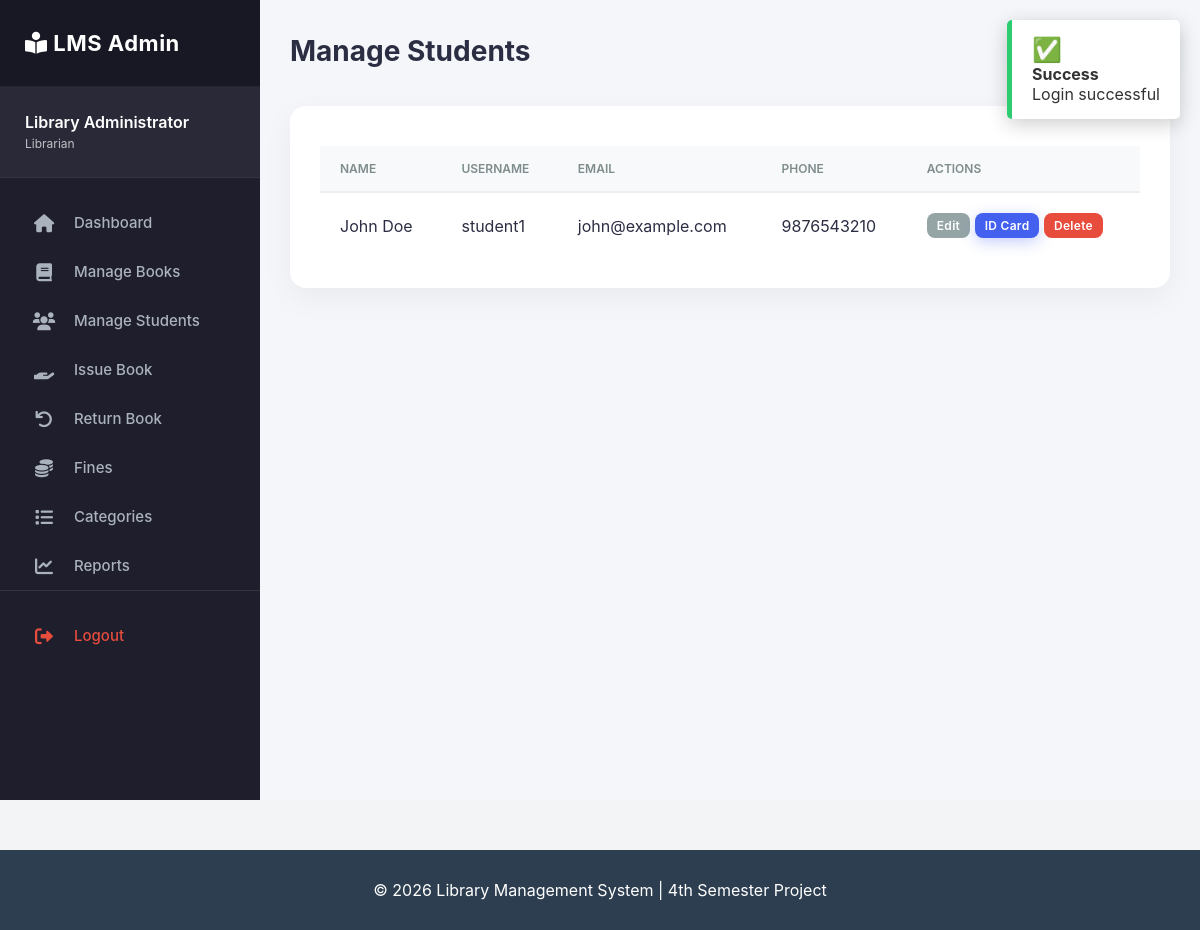
/admin/manage_members.php (signed in), run on an earlier commit of the app's database.
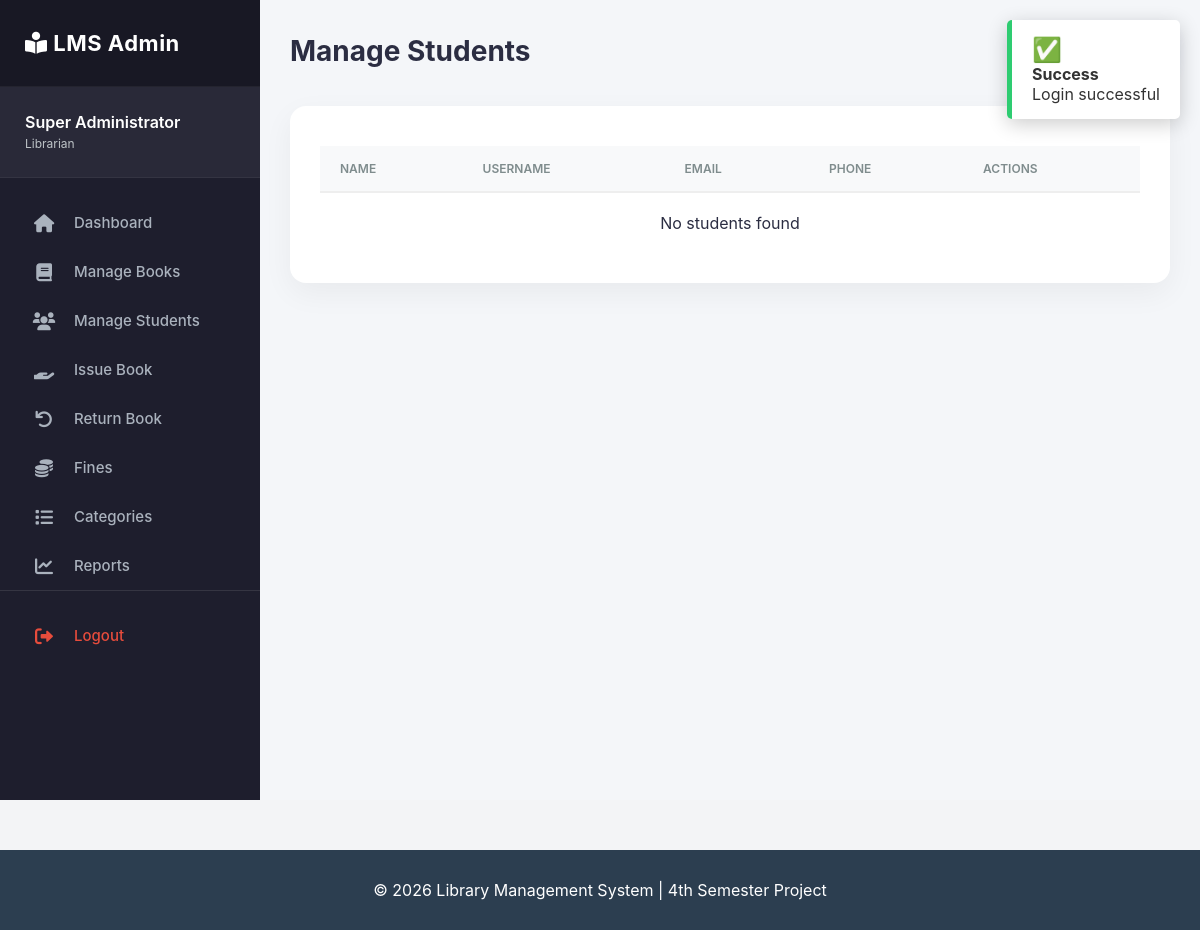
And on a later commit of the database.
### tables this page shows
CREATE TABLE users (
    id INT AUTO_INCREMENT PRIMARY KEY,
    username VARCHAR(50) UNIQUE NOT NULL,
    password VARCHAR(255) NOT NULL,
    full_name VARCHAR(100) NOT NULL,
    email VARCHAR(100) UNIQUE NOT NULL,
    phone VARCHAR(15),
    role VARCHAR(20) DEFAULT 'member',  
    status VARCHAR(20) DEFAULT 'active',
    reset_token_hash VARCHAR(64) DEFAULT NULL,
    reset_token_expires_at DATETIME DEFAULT NULL,
    created_at TIMESTAMP DEFAULT CURRENT_TIMESTAMP
);

### admin/manage_members.php (the view, shortened to what this page needs)
<?php
require_once '../config/db.php';
?>
<!DOCTYPE html>
<html lang="en">
<head>
    <link rel="stylesheet" href="../assets/css/style.css">
    <link rel="stylesheet" href="../assets/css/admin.css">
    <link rel="stylesheet" href="https://cdnjs.cloudflare.com/ajax/libs/font-awesome/6.0.0/css/all.min.css">
</head>
<body>
    <div class="admin-container">
        <?php include '../includes/admin_sidebar.php'; ?>
        <div class="main-content">
            <div class="content-header">
                <h1>Manage Students</h1>
                <a href="add_member.php" class="btn btn-primary"><i class="fas fa-plus"></i> Add Student</a>
            </div>
            <div class="card">
                <table class="table">
                    <thead>
                        <tr>
                            <th>Name</th>
                            <th>Username</th>
                            <th>Email</th>
                            <th>Phone</th>
                            <th>Actions</th>
                        </tr>
                    </thead>
                    <tbody>
                        <?php
                        $sql = "SELECT * FROM users WHERE role = 'member' ORDER BY id DESC";
                        $result = mysqli_query($conn, $sql);
                        if(mysqli_num_rows($result) > 0):
                            while($m = mysqli_fetch_assoc($result)):
                        ?>
                        <tr>
                            <td><?= htmlspecialchars($m['full_name']) ?></td>
                            <td><?= htmlspecialchars($m['username']) ?></td>
                            <td><?= htmlspecialchars($m['email']) ?></td>
                            <td><?= htmlspecialchars($m['phone']) ?></td>
                            <td>
                                <a href="edit_member.php?id=<?= $m['id'] ?>" class="btn btn-secondary" style="padding: 5px 10px; font-size: 12px;">Edit</a>
                                <a href="generate_id.php?id=<?= $m['id'] ?>" target="_blank" class="btn btn-primary" style="padding: 5px 10px; font-size: 12px;">ID Card</a>
                                <a href="delete_member.php?id=<?= $m['id'] ?>" class="btn btn-danger" style="padding: 5px 10px; font-size: 12px;" onclick="return confirm('Delete this student?');">Delete</a>
                            </td>
                        </tr>
                        <?php endwhile; else: ?>
                        <tr><td colspan="5" style="text-align:center; padding: 20px;">No students found</td></tr>
                        <?php endif; ?>
                    </tbody>
                </table>
            </div>
        </div>
    </div>
    <?php include '../includes/footer.php'; ?>
</body>
</html>

### includes/admin_sidebar.php
<div class="sidebar">
    <div class="sidebar-header">
        <h3><i class="fas fa-book-reader"></i> LMS Admin</h3>
    </div>
    <div class="user-info">
        <div class="user-details">
            <h4 style="margin:0; font-size:16px; color: white;">
                <?php echo htmlspecialchars($_SESSION['full_name'] ?? 'Admin'); ?>
            </h4>
            <span style="font-size:12px; color:#bdc3c7;">Librarian</span>
        </div>
    </div>
    <div class="sidebar-menu">
        <a href="admin_dashboard.php" class="menu-item">
            <i class="fas fa-home"></i> <span>Dashboard</span>
        </a>
        <a href="manage_book.php" class="menu-item">
            <i class="fas fa-book"></i> <span>Manage Books</span>
        </a>
        <a href="manage_members.php" class="menu-item">
            <i class="fas fa-users"></i> <span>Manage Students</span>
        </a>
        <a href="issue_book.php" class="menu-item">
            <i class="fas fa-hand-holding"></i> <span>Issue Book</span>
        </a>
        <a href="return_book.php" class="menu-item">
            <i class="fas fa-undo"></i> <span>Return Book</span>
        </a>
        <a href="fines.php" class="menu-item">
            <i class="fas fa-coins"></i> <span>Fines</span>
        </a>
        <a href="manage_categories.php" class="menu-item">
            <i class="fas fa-list"></i> <span>Categories</span>
        </a>
        <a href="reports.php" class="menu-item">
            <i class="fas fa-chart-line"></i> <span>Reports</span>
        </a>
        <div style="margin-top: auto; padding-top: 20px; border-top: 1px solid rgba(255,255,255,0.1);">
            <a href="../auth/logout.php" class="menu-item" style="color: #e74c3c;">
                <i class="fas fa-sign-out-alt"></i> <span>Logout</span>
            </a>
        </div>
    </div>
</div>

What changed in the data, as far as the page shows it:
removed users: full_name "John Doe", username "student1", email "john@example.com", phone "9876543210"
Also different on the page:
$_SESSION['full_name']: "Library Administrator" → "Super Administrator"
text now shown: "No students found"
